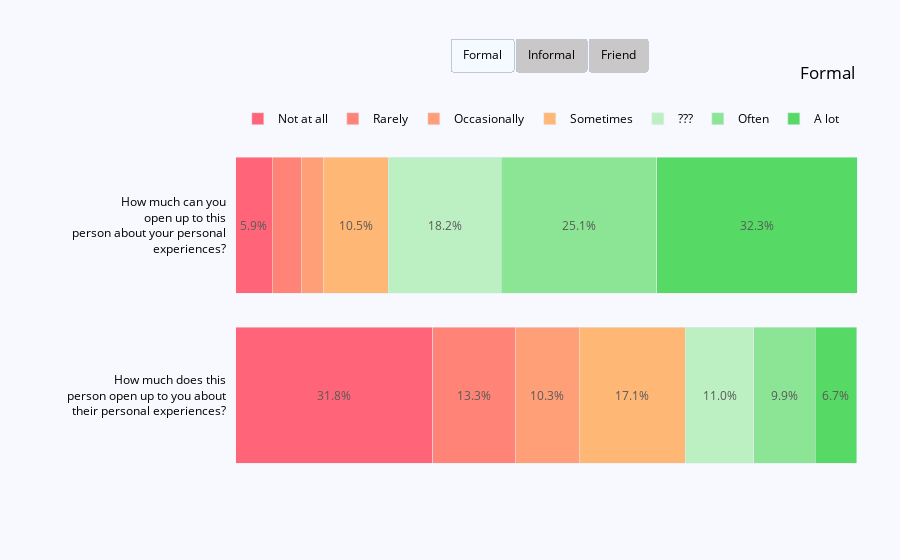

The code cell stored with this chart in its notebook:
### Code cell
percent_bar([list(round((df_diff['disclose.open.t'][df_diff['dyad_type'] == 1].value_counts(normalize = True).sort_index() * 100), 1)),
             list(round((df_diff['disclose.open.p'][df_diff['dyad_type'] == 1].value_counts(normalize = True).sort_index() * 100), 1))],
            [list(round((df_diff['disclose.open.t'][df_diff['dyad_type'] == 2].value_counts(normalize = True).sort_index() * 100), 1)),
             list(round((df_diff['disclose.open.p'][df_diff['dyad_type'] == 2].value_counts(normalize = True).sort_index() * 100), 1))],
            [list(round((df_diff['disclose.open.t'][df_diff['dyad_type'] == 3].value_counts(normalize = True).sort_index() * 100), 1)),
             list(round((df_diff['disclose.open.p'][df_diff['dyad_type'] == 3].value_counts(normalize = True).sort_index() * 100), 1))],
            'How much does this<br>person open up to you about<br>their personal experiences?',
            'How much can you<br>open up to this<br>person about your personal<br>experiences?')

### Figure 1 — Plotly figure (JSON) as saved in the notebook; plotly's stock layout.template omitted (floating-point values rounded to 4 significant figures)
{"data": [{"hovertemplate": "<b>%{x}%</b><extra></extra>", "marker": {"color": "#FF6478"}, "orientation": "h", "showlegend": false, "type": "bar", "x": [31.8], "y": ["How much does this<br>person open up to you about<br>their personal experiences?"]}, {"hovertemplate": "<b>%{x}%</b><extra></extra>", "marker": {"color": "#FF6478"}, "name": "Not at all", "orientation": "h", "showlegend": true, "type": "bar", "x": [5.9], "y": ["How much can you<br>open up to this<br>person about your personal<br>experiences?"]}, {"hovertemplate": "<b>%{x}%</b><extra></extra>", "marker": {"color": "#FF8477"}, "orientation": "h", "showlegend": false, "type": "bar", "x": [13.3], "y": ["How much does this<br>person open up to you about<br>their personal experiences?"]}, {"hovertemplate": "<b>%{x}%</b><extra></extra>", "marker": {"color": "#FF8477"}, "name": "Rarely", "orientation": "h", "showlegend": true, "type": "bar", "x": [4.7], "y": ["How much can you<br>open up to this<br>person about your personal<br>experiences?"]}, {"hovertemplate": "<b>%{x}%</b><extra></extra>", "marker": {"color": "#FF9F77"}, "orientation": "h", "showlegend": false, "type": "bar", "x": [10.3], "y": ["How much does this<br>person open up to you about<br>their personal experiences?"]}, {"hovertemplate": "<b>%{x}%</b><extra></extra>", "marker": {"color": "#FF9F77"}, "name": "Occasionally", "orientation": "h", "showlegend": true, "type": "bar", "x": [3.5], "y": ["How much can you<br>open up to this<br>person about your personal<br>experiences?"]}, {"hovertemplate": "<b>%{x}%</b><extra></extra>", "marker": {"color": "#FFB775"}, "orientation": "h", "showlegend": false, "type": "bar", "x": [17.1], "y": ["How much does this<br>person open up to you about<br>their personal experiences?"]}, {"hovertemplate": "<b>%{x}%</b><extra></extra>", "marker": {"color": "#FFB775"}, "name": "Sometimes", "orientation": "h", "showlegend": true, "type": "bar", "x": [10.5], "y": ["How much can you<br>open up to this<br>person about your personal<br>experiences?"]}, {"hovertemplate": "<b>%{x}%</b><extra></extra>", "marker": {"color": "#BCF0C2"}, "orientation": "h", "showlegend": false, "type": "bar", "x": [11], "y": ["How much does this<br>person open up to you about<br>their personal experiences?"]}, {"hovertemplate": "<b>%{x}%</b><extra></extra>", "marker": {"color": "#BCF0C2"}, "name": "???", "orientation": "h", "showlegend": true, "type": "bar", "x": [18.2], "y": ["How much can you<br>open up to this<br>person about your personal<br>experiences?"]}, {"hovertemplate": "<b>%{x}%</b><extra></extra>", "marker": {"color": "#8BE595"}, "orientation": "h", "showlegend": false, "type": "bar", "x": [9.9], "y": ["How much does this<br>person open up to you about<br>their personal experiences?"]}, {"hovertemplate": "<b>%{x}%</b><extra></extra>", "marker": {"color": "#8BE595"}, "name": "Often", "orientation": "h", "showlegend": true, "type": "bar", "x": [25.1], "y": ["How much can you<br>open up to this<br>person about your personal<br>experiences?"]}, {"hovertemplate": "<b>%{x}%</b><extra></extra>", "marker": {"color": "#56DA65"}, "orientation": "h", "showlegend": false, "type": "bar", "x": [6.7], "y": ["How much does this<br>person open up to you about<br>their personal experiences?"]}, {"hovertemplate": "<b>%{x}%</b><extra></extra>", "marker": {"color": "#56DA65"}, "name": "A lot", "orientation": "h", "showlegend": true, "type": "bar", "x": [32.3], "y": ["How much can you<br>open up to this<br>person about your personal<br>experiences?"]}, {"hovertemplate": "<b>%{x}%</b><extra></extra>", "marker": {"color": "#FF6478"}, "orientation": "h", "showlegend": false, "type": "bar", "visible": false, "x": [5.3], "y": ["How much does this<br>person open up to you about<br>their personal experiences?"]}, {"hovertemplate": "<b>%{x}%</b><extra></extra>", "marker": {"color": "#FF6478"}, "name": "Not at all", "orientation": "h", "showlegend": true, "type": "bar", "visible": false, "x": [5.6], "y": ["How much can you<br>open up to this<br>person about your personal<br>experiences?"]}, {"hovertemplate": "<b>%{x}%</b><extra></extra>", "marker": {"color": "#FF8477"}, "orientation": "h", "showlegend": false, "type": "bar", "visible": false, "x": [6], "y": ["How much does this<br>person open up to you about<br>their personal experiences?"]}, {"hovertemplate": "<b>%{x}%</b><extra></extra>", "marker": {"color": "#FF8477"}, "name": "Rarely", "orientation": "h", "showlegend": true, "type": "bar", "visible": false, "x": [4.1], "y": ["How much can you<br>open up to this<br>person about your personal<br>experiences?"]}, {"hovertemplate": "<b>%{x}%</b><extra></extra>", "marker": {"color": "#FF9F77"}, "orientation": "h", "showlegend": false, "type": "bar", "visible": false, "x": [5.5], "y": ["How much does this<br>person open up to you about<br>their personal experiences?"]}, {"hovertemplate": "<b>%{x}%</b><extra></extra>", "marker": {"color": "#FF9F77"}, "name": "Occasionally", "orientation": "h", "showlegend": true, "type": "bar", "visible": false, "x": [5.1], "y": ["How much can you<br>open up to this<br>person about your personal<br>experiences?"]}, {"hovertemplate": "<b>%{x}%</b><extra></extra>", "marker": {"color": "#FFB775"}, "orientation": "h", "showlegend": false, "type": "bar", "visible": false, "x": [16.7], "y": ["How much does this<br>person open up to you about<br>their personal experiences?"]}, {"hovertemplate": "<b>%{x}%</b><extra></extra>", "marker": {"color": "#FFB775"}, "name": "Sometimes", "orientation": "h", "showlegend": true, "type": "bar", "visible": false, "x": [13.1], "y": ["How much can you<br>open up to this<br>person about your personal<br>experiences?"]}, {"hovertemplate": "<b>%{x}%</b><extra></extra>", "marker": {"color": "#BCF0C2"}, "orientation": "h", "showlegend": false, "type": "bar", "visible": false, "x": [18.5], "y": ["How much does this<br>person open up to you about<br>their personal experiences?"]}, {"hovertemplate": "<b>%{x}%</b><extra></extra>", "marker": {"color": "#BCF0C2"}, "name": "???", "orientation": "h", "showlegend": true, "type": "bar", "visible": false, "x": [16.4], "y": ["How much can you<br>open up to this<br>person about your personal<br>experiences?"]}, {"hovertemplate": "<b>%{x}%</b><extra></extra>", "marker": {"color": "#8BE595"}, "orientation": "h", "showlegend": false, "type": "bar", "visible": false, "x": [23.4], "y": ["How much does this<br>person open up to you about<br>their personal experiences?"]}, {"hovertemplate": "<b>%{x}%</b><extra></extra>", "marker": {"color": "#8BE595"}, "name": "Often", "orientation": "h", "showlegend": true, "type": "bar", "visible": false, "x": [21.8], "y": ["How much can you<br>open up to this<br>person about your personal<br>experiences?"]}, {"hovertemplate": "<b>%{x}%</b><extra></extra>", "marker": {"color": "#56DA65"}, "orientation": "h", "showlegend": false, "type": "bar", "visible": false, "x": [24.6], "y": ["How much does this<br>person open up to you about<br>their personal experiences?"]}, {"hovertemplate": "<b>%{x}%</b><extra></extra>", "marker": {"color": "#56DA65"}, "name": "A lot", "orientation": "h", "showlegend": true, "type": "bar", "visible": false, "x": [34], "y": ["How much can you<br>open up to this<br>person about your personal<br>experiences?"]}, {"hovertemplate": "<b>%{x}%</b><extra></extra>", "marker": {"color": "#FF6478"}, "orientation": "h", "showlegend": false, "type": "bar", "visible": false, "x": [0.6], "y": ["How much does this<br>person open up to you about<br>their personal experiences?"]}, {"hovertemplate": "<b>%{x}%</b><extra></extra>", "marker": {"color": "#FF6478"}, "name": "Not at all", "orientation": "h", "showlegend": true, "type": "bar", "visible": false, "x": [0.3], "y": ["How much can you<br>open up to this<br>person about your personal<br>experiences?"]}, {"hovertemplate": "<b>%{x}%</b><extra></extra>", "marker": {"color": "#FF8477"}, "orientation": "h", "showlegend": false, "type": "bar", "visible": false, "x": [1.3], "y": ["How much does this<br>person open up to you about<br>their personal experiences?"]}, {"hovertemplate": "<b>%{x}%</b><extra></extra>", "marker": {"color": "#FF8477"}, "name": "Rarely", "orientation": "h", "showlegend": true, "type": "bar", "visible": false, "x": [1.6], "y": ["How much can you<br>open up to this<br>person about your personal<br>experiences?"]}, {"hovertemplate": "<b>%{x}%</b><extra></extra>", "marker": {"color": "#FF9F77"}, "orientation": "h", "showlegend": false, "type": "bar", "visible": false, "x": [2.5], "y": ["How much does this<br>person open up to you about<br>their personal experiences?"]}, {"hovertemplate": "<b>%{x}%</b><extra></extra>", "marker": {"color": "#FF9F77"}, "name": "Occasionally", "orientation": "h", "showlegend": true, "type": "bar", "visible": false, "x": [1.3], "y": ["How much can you<br>open up to this<br>person about your personal<br>experiences?"]}, {"hovertemplate": "<b>%{x}%</b><extra></extra>", "marker": {"color": "#FFB775"}, "orientation": "h", "showlegend": false, "type": "bar", "visible": false, "x": [14.5], "y": ["How much does this<br>person open up to you about<br>their personal experiences?"]}, {"hovertemplate": "<b>%{x}%</b><extra></extra>", "marker": {"color": "#FFB775"}, "name": "Sometimes", "orientation": "h", "showlegend": true, "type": "bar", "visible": false, "x": [11.7], "y": ["How much can you<br>open up to this<br>person about your personal<br>experiences?"]}, {"hovertemplate": "<b>%{x}%</b><extra></extra>", "marker": {"color": "#BCF0C2"}, "orientation": "h", "showlegend": false, "type": "bar", "visible": false, "x": [17.4], "y": ["How much does this<br>person open up to you about<br>their personal experiences?"]}, {"hovertemplate": "<b>%{x}%</b><extra></extra>", "marker": {"color": "#BCF0C2"}, "name": "???", "orientation": "h", "showlegend": true, "type": "bar", "visible": false, "x": [18.9], "y": ["How much can you<br>open up to this<br>person about your personal<br>experiences?"]}, {"hovertemplate": "<b>%{x}%</b><extra></extra>", "marker": {"color": "#8BE595"}, "orientation": "h", "showlegend": false, "type": "bar", "visible": false, "x": [25.9], "y": ["How much does this<br>person open up to you about<br>their personal experiences?"]}, {"hovertemplate": "<b>%{x}%</b><extra></extra>", "marker": {"color": "#8BE595"}, "name": "Often", "orientation": "h", "showlegend": true, "type": "bar", "visible": false, "x": [28.1], "y": ["How much can you<br>open up to this<br>person about your personal<br>experiences?"]}, {"hovertemplate": "<b>%{x}%</b><extra></extra>", "marker": {"color": "#56DA65"}, "orientation": "h", "showlegend": false, "type": "bar", "visible": false, "x": [37.9], "y": ["How much does this<br>person open up to you about<br>their personal experiences?"]}, {"hovertemplate": "<b>%{x}%</b><extra></extra>", "marker": {"color": "#56DA65"}, "name": "A lot", "orientation": "h", "showlegend": true, "type": "bar", "visible": false, "x": [38.2], "y": ["How much can you<br>open up to this<br>person about your personal<br>experiences?"]}], "layout": {"annotations": [{"align": "right", "font": {"color": "black", "size": 12}, "showarrow": false, "text": "How much does this<br>person open up to you about<br>their personal experiences?", "x": 0.14, "xanchor": "right", "xref": "paper", "y": "How much does this<br>person open up to you about<br>their personal experiences?", "yref": "y"}, {"font": {"color": "#595959", "size": 12}, "showarrow": false, "text": "31.8%", "x": 15.9, "xref": "x", "y": "How much does this<br>person open up to you about<br>their personal experiences?", "yref": "y"}, {"font": {"color": "#595959", "size": 12}, "showarrow": false, "text": "13.3%", "x": 38.45, "xref": "x", "y": "How much does this<br>person open up to you about<br>their personal experiences?", "yref": "y"}, {"font": {"color": "#595959", "size": 12}, "showarrow": false, "text": "10.3%", "x": 50.25, "xref": "x", "y": "How much does this<br>person open up to you about<br>their personal experiences?", "yref": "y"}, {"font": {"color": "#595959", "size": 12}, "showarrow": false, "text": "17.1%", "x": 63.95, "xref": "x", "y": "How much does this<br>person open up to you about<br>their personal experiences?", "yref": "y"}, {"font": {"color": "#595959", "size": 12}, "showarrow": false, "text": "11.0%", "x": 78, "xref": "x", "y": "How much does this<br>person open up to you about<br>their personal experiences?", "yref": "y"}, {"font": {"color": "#595959", "size": 12}, "showarrow": false, "text": "9.9%", "x": 88.45, "xref": "x", "y": "How much does this<br>person open up to you about<br>their personal experiences?", "yref": "y"}, {"font": {"color": "#595959", "size": 12}, "showarrow": false, "text": "6.7%", "x": 96.75, "xref": "x", "y": "How much does this<br>person open up to you about<br>their personal experiences?", "yref": "y"}, {"align": "right", "font": {"color": "black", "size": 12}, "showarrow": false, "text": "How much can you<br>open up to this<br>person about your personal<br>experiences?", "x": 0.14, "xanchor": "right", "xref": "paper", "y": "How much can you<br>open up to this<br>person about your personal<br>experiences?", "yref": "y"}, {"font": {"color": "#595959", "size": 12}, "showarrow": false, "text": "5.9%", "x": 2.95, "xref": "x", "y": "How much can you<br>open up to this<br>person about your personal<br>experiences?", "yref": "y"}, {"font": {"color": "#595959", "size": 12}, "showarrow": false, "text": "10.5%", "x": 19.35, "xref": "x", "y": "How much can you<br>open up to this<br>person about your personal<br>experiences?", "yref": "y"}, {"font": {"color": "#595959", "size": 12}, "showarrow": false, "text": "18.2%", "x": 33.7, "xref": "x", "y": "How much can you<br>open up to this<br>person about your personal<br>experiences?", "yref": "y"}, {"font": {"color": "#595959", "size": 12}, "showarrow": false, "text": "25.1%", "x": 55.35, "xref": "x", "y": "How much can you<br>open up to this<br>person about your personal<br>experiences?", "yref": "y"}, {"font": {"color": "#595959", "size": 12}, "showarrow": false, "text": "32.3%", "x": 84.05, "xref": "x", "y": "How much can you<br>open up to this<br>person about your personal<br>experiences?", "yref": "y"}], "barmode": "stack", "font": {"color": "black", "size": 12}, "legend": {"itemclick": false, "orientation": "h", "traceorder": "normal", "x": 0.94, "xanchor": "right", "y": 1.02, "yanchor": "bottom"}, "margin": {"b": 80, "l": 120, "r": 10, "t": 140}, "paper_bgcolor": "rgb(248, 248, 255)", "plot_bgcolor": "rgb(248, 248, 255)", "title": {"text": "Formal", "x": 0.95, "y": 0.88}, "updatemenus": [{"bgcolor": "#c9c7c7", "buttons": [{"args": [{"visible": [true, true, true, true, true, true, true, true, true, true, true, true, true, true, false, false, false, false, false, false, false, false, false, false, false, false, false, false, false, false, false, false, false, false, false, false, false, false, false, false, false, false]}, {"annotations": [{"align": "right", "font": {"color": "black", "size": 12}, "showarrow": false, "text": "How much does this<br>person open up to you about<br>their personal experiences?", "x": 0.14, "xanchor": "right", "xref": "paper", "y": "How much does this<br>person open up to you about<br>their personal experiences?", "yref": "y"}, {"font": {"color": "#595959", "size": 12}, "showarrow": false, "text": "31.8%", "x": 15.9, "xref": "x", "y": "How much does this<br>person open up to you about<br>their personal experiences?", "yref": "y"}, {"font": {"color": "#595959", "size": 12}, "showarrow": false, "text": "13.3%", "x": 38.45, "xref": "x", "y": "How much does this<br>person open up to you about<br>their personal experiences?", "yref": "y"}, {"font": {"color": "#595959", "size": 12}, "showarrow": false, "text": "10.3%", "x": 50.25, "xref": "x", "y": "How much does this<br>person open up to you about<br>their personal experiences?", "yref": "y"}, {"font": {"color": "#595959", "size": 12}, "showarrow": false, "text": "17.1%", "x": 63.95, "xref": "x", "y": "How much does this<br>person open up to you about<br>their personal experiences?", "yref": "y"}, {"font": {"color": "#595959", "size": 12}, "showarrow": false, "text": "11.0%", "x": 78, "xref": "x", "y": "How much does this<br>person open up to you about<br>their personal experiences?", "yref": "y"}, {"font": {"color": "#595959", "size": 12}, "showarrow": false, "text": "9.9%", "x": 88.45, "xref": "x", "y": "How much does this<br>person open up to you about<br>their personal experiences?", "yref": "y"}, {"font": {"color": "#595959", "size": 12}, "showarrow": false, "text": "6.7%", "x": 96.75, "xref": "x", "y": "How much does this<br>person open up to you about<br>their personal experiences?", "yref": "y"}, {"align": "right", "font": {"color": "black", "size": 12}, "showarrow": false, "text": "How much can you<br>open up to this<br>person about your personal<br>experiences?", "x": 0.14, "xanchor": "right", "xref": "paper", "y": "How much can you<br>open up to this<br>person about your personal<br>experiences?", "yref": "y"}, {"font": {"color": "#595959", "size": 12}, "showarrow": false, "text": "5.9%", "x": 2.95, "xref": "x", "y": "How much can you<br>open up to this<br>person about your personal<br>experiences?", "yref": "y"}, {"font": {"color": "#595959", "size": 12}, "showarrow": false, "text": "10.5%", "x": 19.35, "xref": "x", "y": "How much can you<br>open up to this<br>person about your personal<br>experiences?", "yref": "y"}, {"font": {"color": "#595959", "size": 12}, "showarrow": false, "text": "18.2%", "x": 33.7, "xref": "x", "y": "How much can you<br>open up to this<br>person about your personal<br>experiences?", "yref": "y"}, {"font": {"color": "#595959", "size": 12}, "showarrow": false, "text": "25.1%", "x": 55.35, "xref": "x", "y": "How much can you<br>open up to this<br>person about your personal<br>experiences?", "yref": "y"}, {"font": {"color": "#595959", "size": 12}, "showarrow": false, "text": "32.3%", "x": 84.05, "xref": "x", "y": "How much can you<br>open up to this<br>person about your personal<br>experiences?", "yref": "y"}], "title": "Formal"}], "label": "Formal", "method": "update"}, {"args": [{"visible": [false, false, false, false, false, false, false, false, false, false, false, false, false, false, true, true, true, true, true, true, true, true, true, true, true, true, true, true, false, false, false, false, false, false, false, false, false, false, false, false, false, false]}, {"annotations": [{"align": "right", "font": {"color": "black", "size": 12}, "showarrow": false, "text": "How much does this<br>person open up to you about<br>their personal experiences?", "x": 0.14, "xanchor": "right", "xref": "paper", "y": "How much does this<br>person open up to you about<br>their personal experiences?", "yref": "y"}, {"font": {"color": "#595959", "size": 12}, "showarrow": false, "text": "5.3%", "x": 2.65, "xref": "x", "y": "How much does this<br>person open up to you about<br>their personal experiences?", "yref": "y"}, {"font": {"color": "#595959", "size": 12}, "showarrow": false, "text": "6.0%", "x": 8.3, "xref": "x", "y": "How much does this<br>person open up to you about<br>their personal experiences?", "yref": "y"}, {"font": {"color": "#595959", "size": 12}, "showarrow": false, "text": "5.5%", "x": 14.05, "xref": "x", "y": "How much does this<br>person open up to you about<br>their personal experiences?", "yref": "y"}, {"font": {"color": "#595959", "size": 12}, "showarrow": false, "text": "16.7%", "x": 25.15, "xref": "x", "y": "How much does this<br>person open up to you about<br>their personal experiences?", "yref": "y"}, {"font": {"color": "#595959", "size": 12}, "showarrow": false, "text": "18.5%", "x": 42.75, "xref": "x", "y": "How much does this<br>person open up to you about<br>their personal experiences?", "yref": "y"}, {"font": {"color": "#595959", "size": 12}, "showarrow": false, "text": "23.4%", "x": 63.7, "xref": "x", "y": "How much does this<br>person open up to you about<br>their personal experiences?", "yref": "y"}, {"font": {"color": "#595959", "size": 12}, "showarrow": false, "text": "24.6%", "x": 87.7, "xref": "x", "y": "How much does this<br>person open up to you about<br>their personal experiences?", "yref": "y"}, {"align": "right", "font": {"color": "black", "size": 12}, "showarrow": false, "text": "How much can you<br>open up to this<br>person about your personal<br>experiences?", "x": 0.14, "xanchor": "right", "xref": "paper", "y": "How much can you<br>open up to this<br>person about your personal<br>experiences?", "yref": "y"}, {"font": {"color": "#595959", "size": 12}, "showarrow": false, "text": "5.6%", "x": 2.8, "xref": "x", "y": "How much can you<br>open up to this<br>person about your personal<br>experiences?", "yref": "y"}, {"font": {"color": "#595959", "size": 12}, "showarrow": false, "text": "5.1%", "x": 12.25, "xref": "x", "y": "How much can you<br>open up to this<br>person about your personal<br>experiences?", "yref": "y"}, {"font": {"color": "#595959", "size": 12}, "showarrow": false, "text": "13.1%", "x": 21.35, "xref": "x", "y": "How much can you<br>open up to this<br>person about your personal<br>experiences?", "yref": "y"}, {"font": {"color": "#595959", "size": 12}, "showarrow": false, "text": "16.4%", "x": 36.1, "xref": "x", "y": "How much can you<br>open up to this<br>person about your personal<br>experiences?", "yref": "y"}, {"font": {"color": "#595959", "size": 12}, "showarrow": false, "text": "21.8%", "x": 55.2, "xref": "x", "y": "How much can you<br>open up to this<br>person about your personal<br>experiences?", "yref": "y"}, {"font": {"color": "#595959", "size": 12}, "showarrow": false, "text": "34.0%", "x": 83.1, "xref": "x", "y": "How much can you<br>open up to this<br>person about your personal<br>experiences?", "yref": "y"}], "title": "Informal"}], "label": "Informal", "method": "update"}, {"args": [{"visible": [false, false, false, false, false, false, false, false, false, false, false, false, false, false, false, false, false, false, false, false, false, false, false, false, false, false, false, false, true, true, true, true, true, true, true, true, true, true, true, true, true, true]}, {"annotations": [{"align": "right", "font": {"color": "black", "size": 12}, "showarrow": false, "text": "How much does this<br>person open up to you about<br>their personal experiences?", "x": 0.14, "xanchor": "right", "xref": "paper", "y": "How much does this<br>person open up to you about<br>their personal experiences?", "yref": "y"}, {"font": {"color": "#595959", "size": 12}, "showarrow": false, "text": "14.5%", "x": 11.65, "xref": "x", "y": "How much does this<br>person open up to you about<br>their personal experiences?", "yref": "y"}, {"font": {"color": "#595959", "size": 12}, "showarrow": false, "text": "17.4%", "x": 27.6, "xref": "x", "y": "How much does this<br>person open up to you about<br>their personal experiences?", "yref": "y"}, {"font": {"color": "#595959", "size": 12}, "showarrow": false, "text": "25.9%", "x": 49.25, "xref": "x", "y": "How much does this<br>person open up to you about<br>their personal experiences?", "yref": "y"}, {"font": {"color": "#595959", "size": 12}, "showarrow": false, "text": "37.9%", "x": 81.15, "xref": "x", "y": "How much does this<br>person open up to you about<br>their personal experiences?", "yref": "y"}, {"align": "right", "font": {"color": "black", "size": 12}, "showarrow": false, "text": "How much can you<br>open up to this<br>person about your personal<br>experiences?", "x": 0.14, "xanchor": "right", "xref": "paper", "y": "How much can you<br>open up to this<br>person about your personal<br>experiences?", "yref": "y"}, {"font": {"color": "#595959", "size": 12}, "showarrow": false, "text": "11.7%", "x": 9.05, "xref": "x", "y": "How much can you<br>open up to this<br>person about your personal<br>experiences?", "yref": "y"}, {"font": {"color": "#595959", "size": 12}, "showarrow": false, "text": "18.9%", "x": 24.35, "xref": "x", "y": "How much can you<br>open up to this<br>person about your personal<br>experiences?", "yref": "y"}, {"font": {"color": "#595959", "size": 12}, "showarrow": false, "text": "28.1%", "x": 47.85, "xref": "x", "y": "How much can you<br>open up to this<br>person about your personal<br>experiences?", "yref": "y"}, {"font": {"color": "#595959", "size": 12}, "showarrow": false, "text": "38.2%", "x": 81, "xref": "x", "y": "How much can you<br>open up to this<br>person about your personal<br>experiences?", "yref": "y"}], "title": "Friend"}], "label": "Friend", "method": "update"}], "direction": "right", "showactive": true, "type": "buttons", "x": 0.684, "y": 1.3}], "xaxis": {"domain": [0.15, 1], "showgrid": false, "showline": false, "showticklabels": false, "zeroline": false}, "yaxis": {"showgrid": false, "showline": false, "showticklabels": false, "zeroline": false}}}
